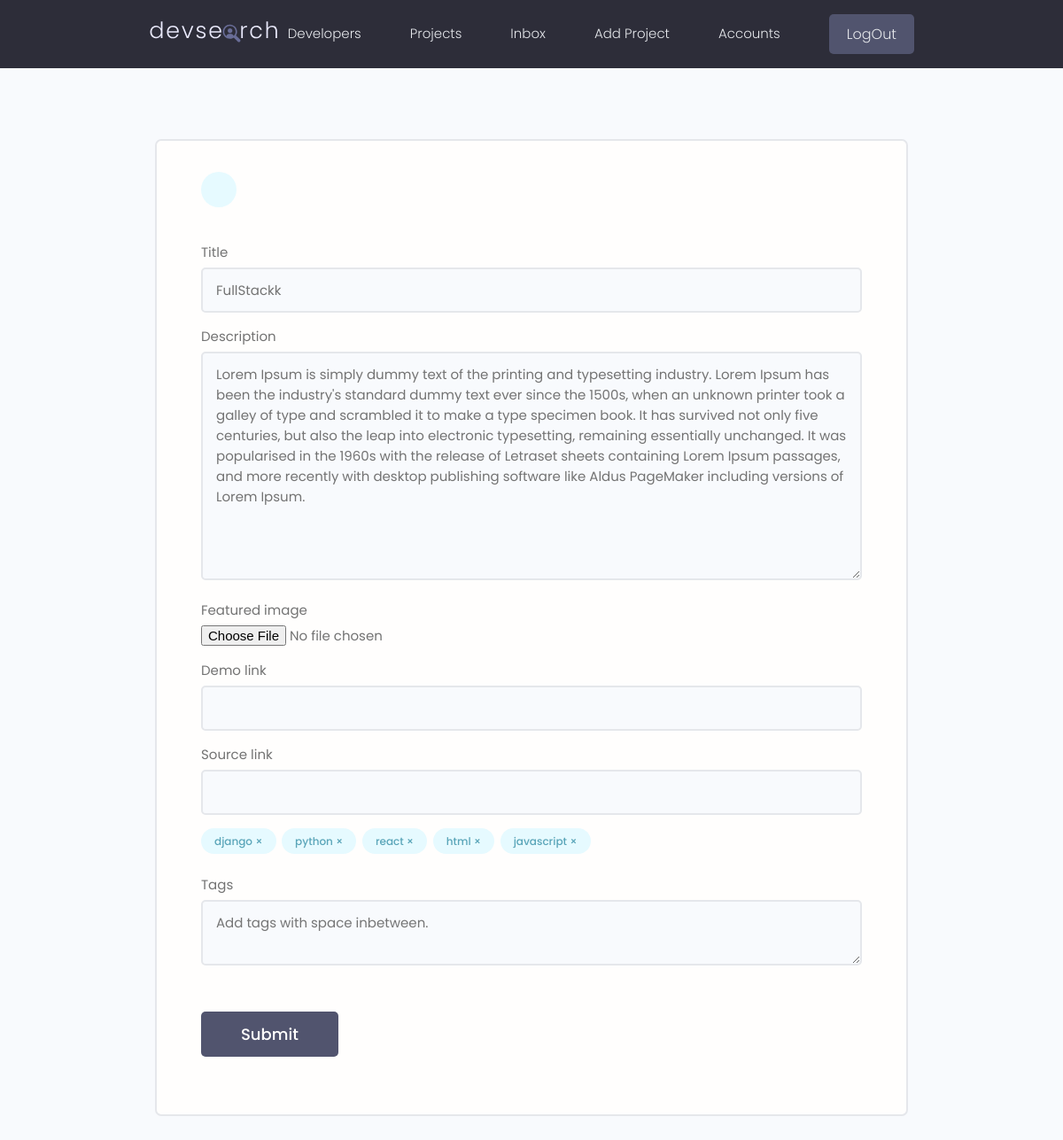
Screenshot of /projects/update-project/42f20530-d9fa-49e1-b094-a4b0b4581bdc/ (signed in) with the database file from the repository.
### projects/models.py (models this page shows, shortened)
class Project(models.Model):
    owner = models.ForeignKey(Profile, null=True, blank=True, on_delete=models.CASCADE)
    title = models.CharField(max_length=200)
    description = models.TextField(null=True, blank=True)
    featured_image = models.ImageField(null=True, blank=True, default='default.jpg')
    demo_link = models.CharField(max_length=2000, null=True, blank=True)
    source_link = models.CharField(max_length=2000, null=True, blank=True)
    tags = models.ManyToManyField('tag', blank=True)
    vote_total = models.IntegerField(default=0, blank=True, null=True)
    vote_ratio = models.IntegerField(default=0, blank=True, null=True)
    created = models.DateTimeField(auto_now_add=True)
    id = models.UUIDField(default=uuid.uuid4, unique=True, primary_key=True, editable=False)
    class Meta:
        ordering = ['-vote_ratio', '-vote_total', 'title']

class Tag(models.Model):
    name = models.CharField(max_length=200)
    created = models.DateTimeField(auto_now_add=True)
    id = models.UUIDField(default=uuid.uuid4, unique=True, primary_key=True, editable=False)

### projects/views.py (the view, shortened to what this page needs)
# urls.py: path('update-project/<str:pk>/', views.updateProject, name='update-project'),
@login_required(login_url='login')
def updateProject(request, pk):
    profile = request.user.profile
    project = profile.project_set.get(id=pk)
    form = ProjectForm(instance=project)
    context = {'form':form, 'project':project}
    return render(request, 'projects/project_form.html', context)

### projects/forms.py
class ProjectForm(ModelForm):
    class Meta:
        model = Project
        fields = ['title', 'description', 'featured_image', 'demo_link', 'source_link']
    def __init__(self, *args, **kwargs):
        super(ProjectForm, self).__init__(*args, **kwargs)
        for name, field in self.fields.items():
            field.widget.attrs.update({'class':'input'})

### projects/templates/projects/project_form.html (shortened to what this page needs)
{% extends 'main.html' %}
{% block content %}
<main class="formPage my-xl">
    <div class="content-box">
        <div class="formWrapper">
            <a class="backButton" href="{% url 'account' %}"></a>
            <br>
            <form class="form" method="POST" enctype="multipart/form-data">
                {% for field in form %}
                <div class="form__field">
                    <label for="formInput#text">{{field.label}}</label>
                    {{field}}
                </div>
                {% endfor %}
                <div class="form__field">
                    {% for tag in project.tags.all %}
                    <div class="project-tag tag tag--pill tag--main" data-tag="{{tag.id}}"
                        data-project="{{project.id}}" >{{tag.name}} &#215;
                    </div>
                    {% endfor %}
                </div>
                <div class="form__field">
                    <label for="formInput#text">Tags</label>
                    <textarea class="input" name="newtags" placeholder="Add tags with space inbetween."></textarea>
                </div>
                <input class="btn btn--sub btn--lg  my-md" type="submit" value="Submit" />
            </form>
        </div>
    </div>
</main>
{% endblock content %}

### static/styles/app.css (style rules this page uses)
:root { --color-sub: #2d2d39; }
.btn--sub { background-color: var(--color-sub-light); }
.content-box { width: 95%; max-width: 85rem; margin: 0 auto; }
.backButton { background: var(--color-main-light); color: var(--color-main); width: 4rem; height: 4rem; display: flex; align-items: center; justify-content: center; border-radius: 50%; }
.formPage .formWrapper { list-style: none; background: var(--color-white); padding: 3.5rem 5rem; border: 2px solid var(--color-light); border-radius: 0.7rem; }

### static/uikit/styles/modules/_variables.css (style rules this page uses)
:root { --color-main: #5aa5b9; --color-main-light: #e6faff; --color-sub: #3f4156; --color-sub-light: #51546e; --color-sub-lighter: #ededfd; --color-text: #737373; --color-gray: #8b8b8b; --color-light: #e5e7eb; --color-light-gray: #767676; --color-bg: #f8fafd; --color-white: #fffefd; --color-white-light: #f3f3f3; --color-success: #359e64; --color-success-bg: #def8e8; --color-error: #fc4b0b; --color-error-bg: #fff2ee; --font-base: 'Poppins', arial, helvetica, 'Segoe UI', roboto, ubuntu, sans-serif; --font-monospace: 'Fira Code', 'Courier New', courier, monospace; --font-regular: 300; --font-medium: 500; --font-bold: 700; --generic-shadow: 1px 1px 5px #00000010; --generic-transition: all 0.3s ease-in-out; }

### static/uikit/styles/modules/_base.css (style rules this page uses)
* { margin: 0; padding: 0; box-sizing: border-box; text-rendering: optimizeLegibility; color: inherit; font-size: inherit; }
html { font-size: 50%; }
@media only screen and (min-width: 480px) { html { font-size: 56.25%; } }
@media only screen and (min-width: 1200px) { html { font-size: 62.5%; } }
body { line-height: 1.6; font-weight: 400; font-size: 1.5rem; color: var(--color-text); background-color: var(--color-bg); min-height: 100vh; }

### static/uikit/styles/modules/_typography.css (style rules this page uses)
* { font-family: var(--font-base); }
a { padding-bottom: 2px; text-decoration: none; display: inline-block; color: var(--color-main); font-weight: var(--font-medium); }

### static/uikit/styles/modules/_utilities.css (style rules this page uses)
.my-md { margin: 3rem auto; }
.my-xl { margin: 8rem auto; }

### static/uikit/styles/modules/_button.css (style rules this page uses)
.btn { display: inline-block; position: relative; cursor: pointer; background-color: var(--color-light); font-weight: var(--font-medium); color: var(--color-sub); text-decoration: none; padding: 1rem 2rem; border-radius: 0.5rem; border: none; width: -webkit-fit-content; width: -moz-fit-content; width: fit-content; height: -webkit-fit-content; height: -moz-fit-content; height: fit-content; font-size: 1.6rem; outline-width: 0; outline-color: transparent; -webkit-backface-visibility: hidden; backface-visibility: hidden; transition: all 0.3s ease-in-out; }
.btn--sub { background-color: var(--color-sub); color: var(--color-white); }
.btn--lg { font-size: 1.8rem; padding: 1.2rem 4.5rem; }

### static/uikit/styles/modules/_form.css (style rules this page uses)
.form { display: block; }
.form__field { margin-top: 1.5rem; margin-bottom: 1.5rem; }
.form__label, .form__field > label { display: block; margin-bottom: 0.5rem; color: var(--color-text); }
input.input[type='text'], input.input[type='email'], input.input[type='password'], input.input[type='number'], select.input, textarea.input { min-width: 24rem; width: 100%; padding: 1.2rem 1.5rem; border-radius: 0.5rem; border: 2px solid var(--color-light); transition: all 0.3s ease-in-out; background-color: var(--color-bg); }

### static/uikit/styles/modules/_tag.css (style rules this page uses)
.tag { display: inline-flex; align-items: center; background-color: var(--color-sub); height: -webkit-fit-content; height: -moz-fit-content; height: fit-content; width: -webkit-fit-content; width: -moz-fit-content; width: fit-content; border-radius: 0.5rem; padding: 0.5rem 1.5rem; font-size: 1.2rem; cursor: pointer; }
.tag:not(:last-child) { margin-right: 0.25rem; margin-bottom: 0.75rem; }
.tag--pill { border-radius: 5rem; }
.tag--main, .tag--main > small { background: var(--color-main-light); color: var(--color-main); font-weight: 500; }

### rows the page displays
Project: form "FullStackk" "Lorem Ipsum is simply dummy text of the printing and typesetting industry. Lorem Ipsum has been the industry's standard dummy text ever since the 1500s, when an unknown printer took a galley of type and scrambled it to make a type specimen book. It has survived not only five centuries, but also the leap into electronic typesetting, remaining essentially unchanged. It was popularised in the 1960s with the release of Letraset sheets containing Lorem Ipsum passages, and more recently with desktop publishing software like Aldus PageMaker including versions of Lorem Ipsum."
Tag: name "django"
Tag: name "python"
Tag: name "react"
Tag: name "html"
Tag: name "javascript"

### other values shown
{{ field.label }} "Title" "Description" "Featured image" "Demo link" "Source link"
